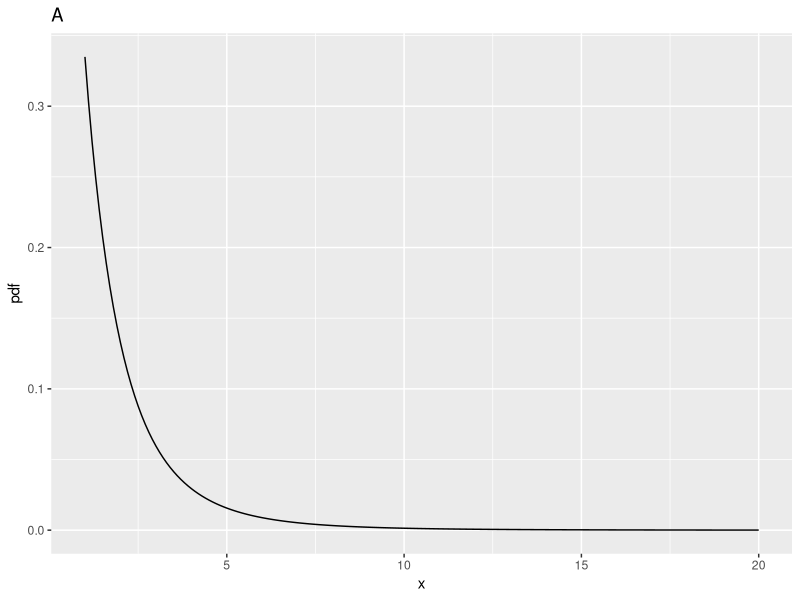
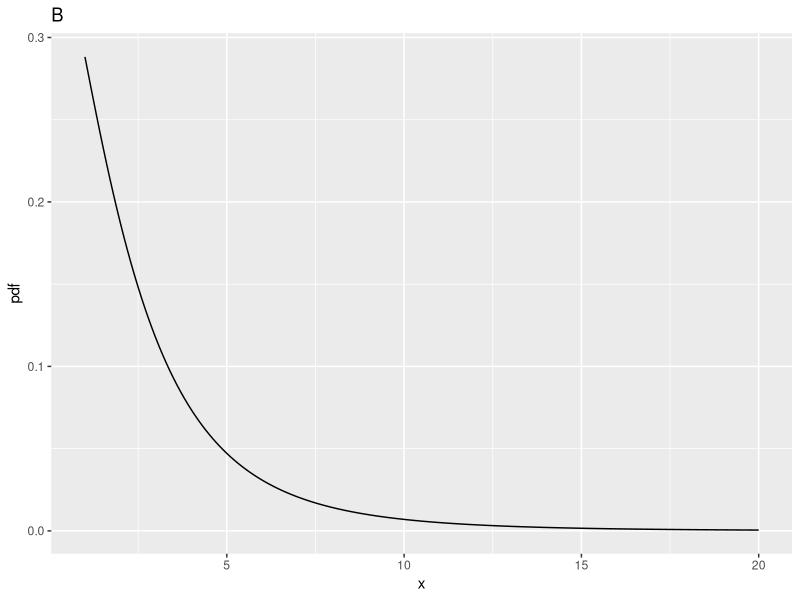
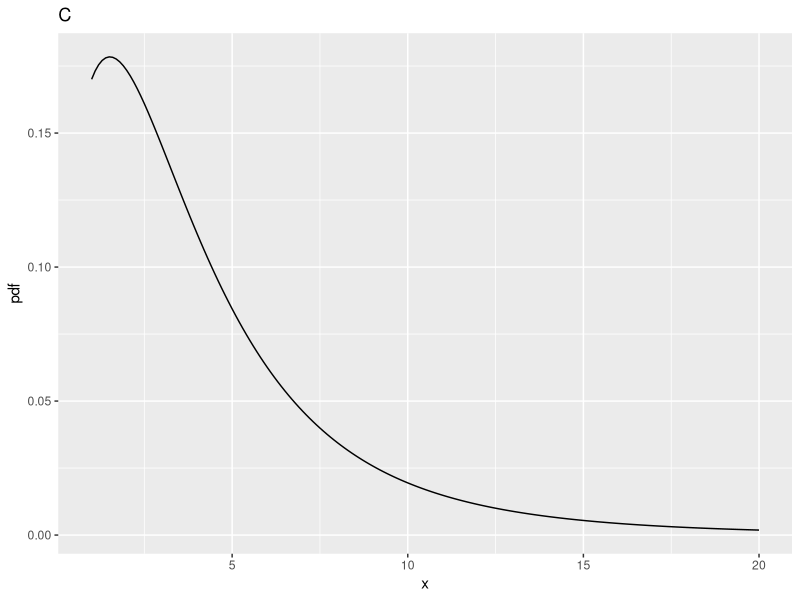
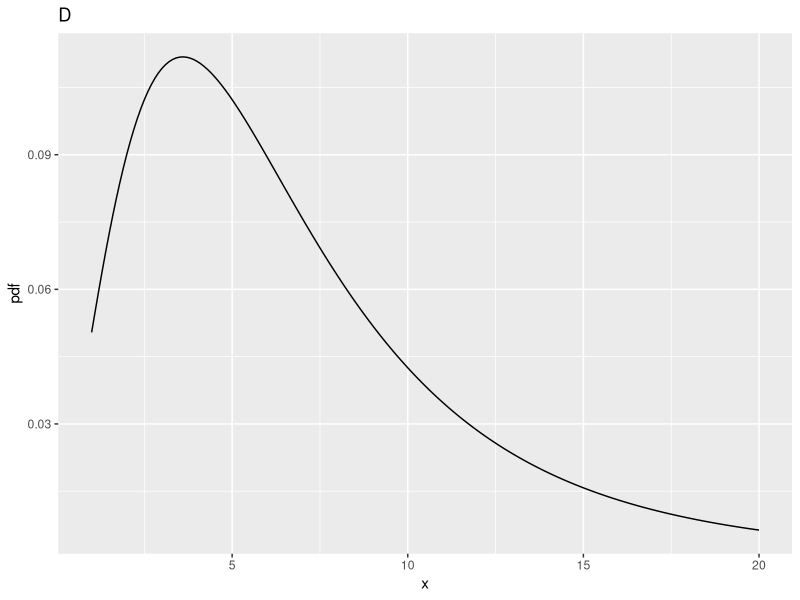
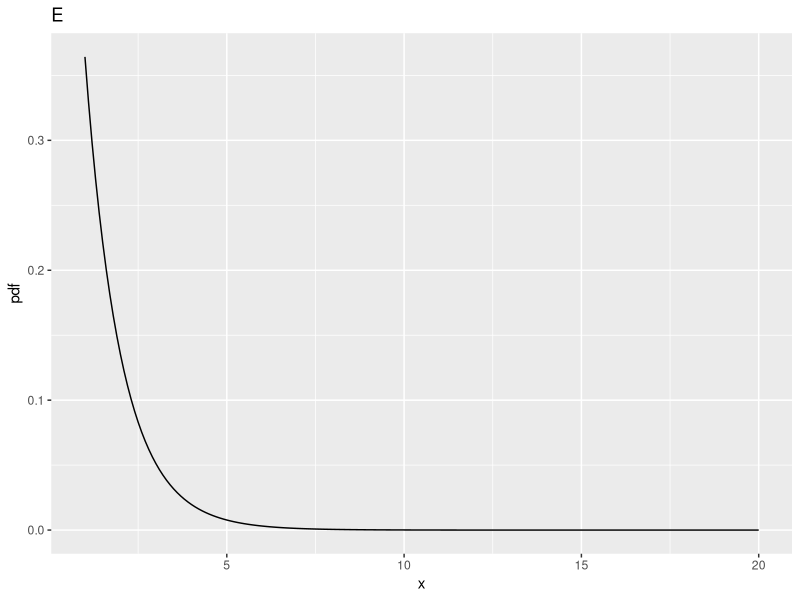
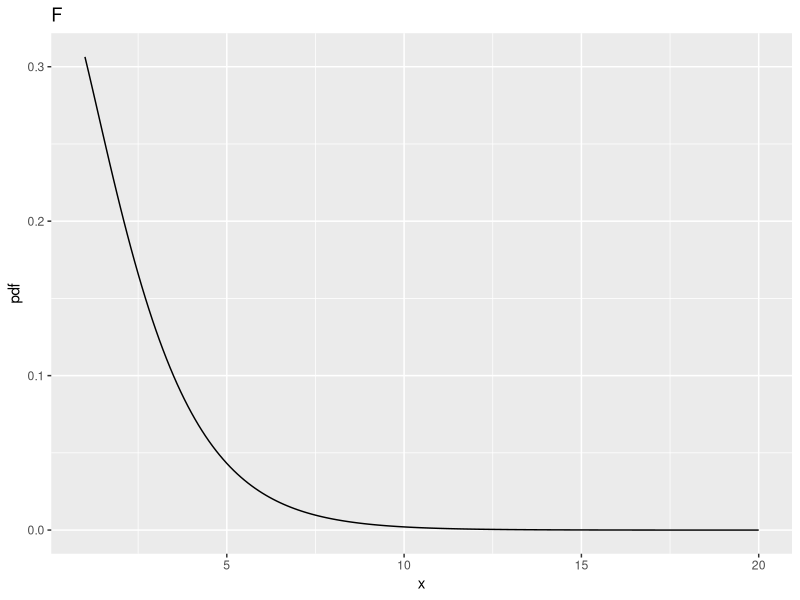
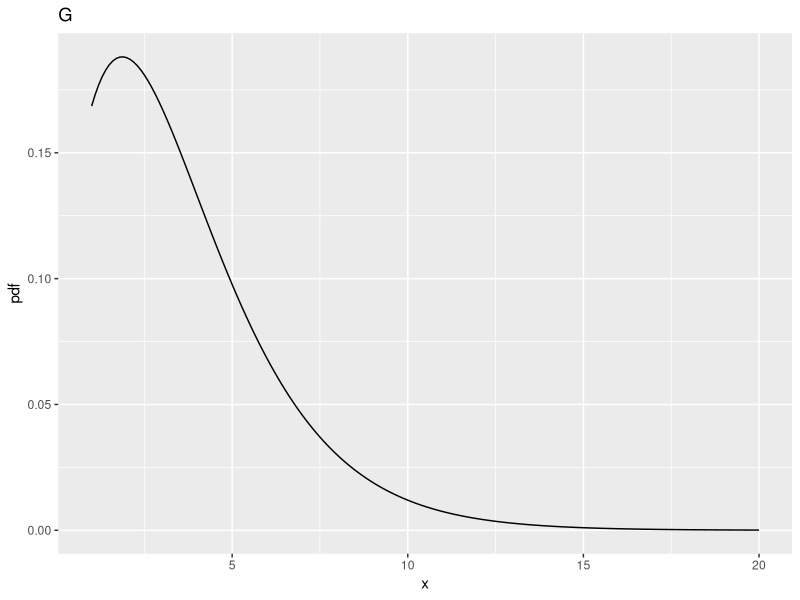
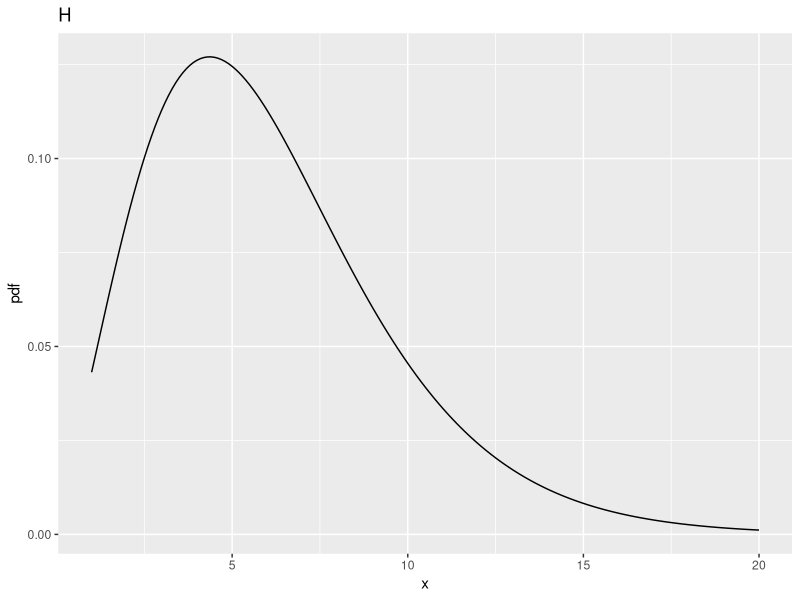

These figures' R source, in order:
## ---- chunk 1
knitr::opts_chunk$set(
  collapse = TRUE,
  comment = "#>"
)
library(ggplot2)
## ---- chunk 2
ndf <- 2;ddf <- 10;ncp <- c(0,2,5,10)
fCrit1 <- qf(0.95, ndf,ddf)
cat("critical value of x for rejecting NH is ", fCrit1,"\n")
x <- seq(1, 20, 0.1)
myLabel <- c("A", "B", "C", "D")
myLabelIndx <- 1
for (i in 1:length(ncp))
{
  y <- df(x,ndf,ddf,ncp=ncp[i])
  cat("ndf = ", ndf, ", ddf = ", ddf, ", ncp = ", ncp[i], ", prob > fCrit1 = ", 
      1-pf(fCrit1, ndf, ddf, ncp = ncp[i]), "\n")
  curveData <- data.frame(x = x, pdf = y)
  curvePlot <- ggplot(data = curveData, mapping = aes(x = x, y = pdf)) + 
    geom_line() +
    ggtitle(myLabel[myLabelIndx]);myLabelIndx <- myLabelIndx + 1
  print(curvePlot)
}
## ---- chunk 3
ndf <- 2;ddf <- 100
fCrit2 <- qf(0.95, ndf,ddf)
cat("critical value of x for rejecting NH is ", fCrit2,"\n")
x <- seq(1, 20, 0.1)
myLabel <- c("E", "F", "G", "H")
myLabelIndx <- 1
for (i in 1:length(ncp))
{
  y <- df(x,ndf,ddf,ncp=ncp[i])
  cat("ndf = ", ndf, ", ddf = ", ddf, ", ncp = ", ncp[i], ", prob > fCrit2 = ", 
      1-pf(fCrit2, ndf, ddf, ncp = ncp[i]), "\n")
  curveData <- data.frame(x = x, pdf = y)
  curvePlot <- ggplot(data = curveData, mapping = aes(x = x, y = pdf)) + 
    geom_line() +
    ggtitle(myLabel[myLabelIndx]);myLabelIndx <- myLabelIndx + 1
  print(curvePlot)
}
## ---- chunk 4
ndf <- 1;ddf <- 100
fCrit3 <- qf(0.95, ndf,ddf)
cat("critical value of x for rejecting NH is ", fCrit3,"\n")
x <- seq(1, 20, 0.1)
myLabel <- c("I", "J", "K", "L")
myLabelIndx <- 1
for (i in 1:length(ncp))
{
  y <- df(x,ndf,ddf,ncp=ncp[i])
  cat("ndf = ", ndf, ", ddf = ", ddf, ", ncp = ", ncp[i], ", prob > fCrit3 = ", 
      1-pf(fCrit3, ndf, ddf, ncp = ncp[i]), "\n")
  curveData <- data.frame(x = x, pdf = y)
  curvePlot <- ggplot(data = curveData, mapping = aes(x = x, y = pdf)) + 
    geom_line() +
    ggtitle(myLabel[myLabelIndx]);myLabelIndx <- myLabelIndx + 1
  print(curvePlot)
}
